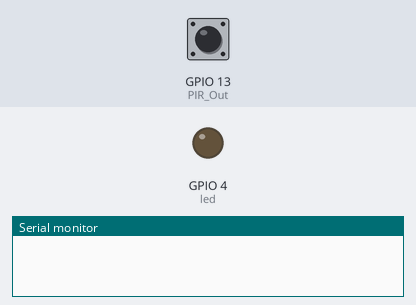
The sketch below on a simulated ESP32. On the bench: output pins drawn as LEDs (lit = HIGH), the last lines printed to the serial monitor. The test bench sets the inputs (shaded band); at power-on: GPIO 13 (PIR_Out) HIGH.

Above: at 1.2 s.
1.3 s: GPIO 13 (PIR_Out) pulsed LOW 2 times (0.12 s each, 0.3 s apart)
At 2.4 s:
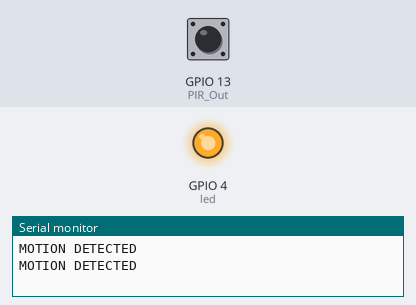
Timing chart, 0 to 4.3 s (numbered marks = the images above; inputs shaded):
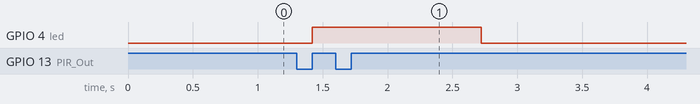

Measured:
- after the input at 1.3 s, GPIO 4 (led): LOW → HIGH after 0.12 s, → LOW 1.3 s later

The sketch:

Vigilancia_2Milagres_Calor.ino.ino
```cpp
//https://linuxhint.com/esp32-pir-motion-sensor-arduino-ide/


#define timeSeconds 1
const int led = 4;   /*GPIO PIN 4 defined for LED*/
const int PIR_Out = 13; /*GPIO pin 13 for PIR out*/
unsigned long Current_Time = millis();  /*variable defined for storing millis values*/
unsigned long Previous_Trig = 0;
boolean Starting_Time = false;

void IRAM_ATTR detectsMovement() {   /*check for motion*/
  Serial.println("MOTION DETECTED");
  digitalWrite(led, HIGH);   /*Turn ON LED if condition is true*/
  Starting_Time = true;
  Previous_Trig = millis();
}
void setup() {
  Serial.begin(115200); /*baud rate for serial communication*/
  pinMode(PIR_Out, INPUT_PULLUP); /*PIR motion sensor mode defined*/
  /*PIR is configured in RISING mode, set motion sensor pin as output*/
  attachInterrupt(digitalPinToInterrupt(PIR_Out), detectsMovement, RISING);
  pinMode(led, OUTPUT);  /*set LED to LOW*/
  digitalWrite(led, LOW);
}
void loop() {
  Current_Time = millis(); /*store current time*/
  if(Starting_Time && (Current_Time - Previous_Trig > (timeSeconds*1000))) { /*Time interval after which LED will turn off*/
   Serial.println("MOTION STOPPED");  /*Prints motion stopped if no motion detected*/
    digitalWrite(led, LOW);  /*Set LED to LOW if condition is false*/
    Starting_Time = false;
  }
}
```
